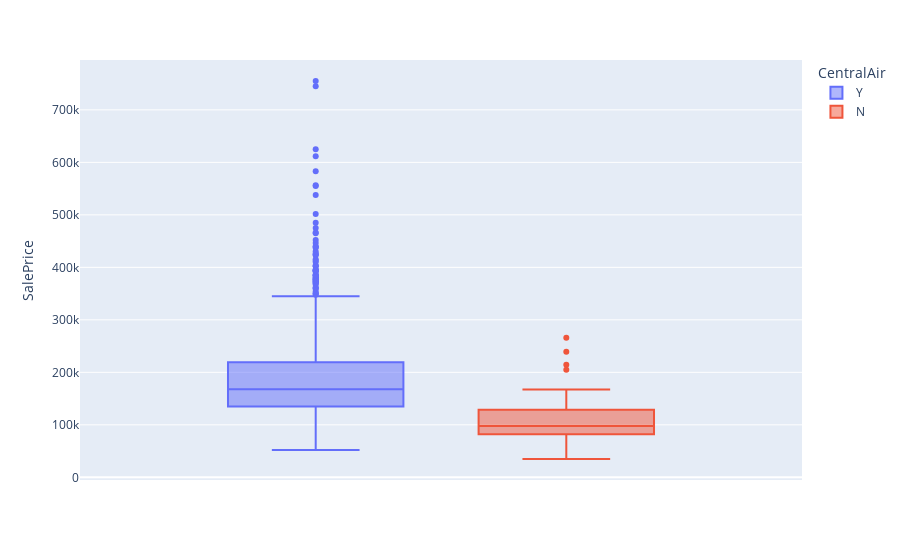

The notebook cell this image was saved under:
### Code cell
px.box(df, y='SalePrice', color='CentralAir')

### Figure 1 — Plotly figure (JSON) as saved in the notebook; plotly's stock layout.template omitted (floating-point values rounded to 4 significant figures; data arrays with more than 128 entries replaced by an {"elided": "..."} marker saying what was removed)
{"data": [{"alignmentgroup": "True", "hovertemplate": "CentralAir=Y<br>SalePrice=%{y}<extra></extra>", "legendgroup": "Y", "marker": {"color": "#636efa"}, "name": "Y", "notched": false, "offsetgroup": "Y", "orientation": "v", "showlegend": true, "type": "box", "x0": " ", "xaxis": "x", "y": {"elided": "1365 int values"}, "y0": " ", "yaxis": "y"}, {"alignmentgroup": "True", "hovertemplate": "CentralAir=N<br>SalePrice=%{y}<extra></extra>", "legendgroup": "N", "marker": {"color": "#EF553B"}, "name": "N", "notched": false, "offsetgroup": "N", "orientation": "v", "showlegend": true, "type": "box", "x0": " ", "xaxis": "x", "y": [68500, 40000, 82000, 110000, 101000, 107400, 136500, 85000, 133900, 83000, 115000, 84500, 79000, 98000, 107000, 79000, 137000, 73000, 205000, 135900, 87000, 214500, 78000, 87500, 95000, 61000, 76000, 145000, 239000, 126000, 90350, 118000, 98000, 160000, 34900, 96500, 106250, 39300, 128000, 131500, 114504, 67000, 60000, 103600, 87000, 55000, 129000, 163000, 93500, 265979, 98000, 106000, 55993, 93000, 140000, 141000, 109500, 118500, 106500, 88000, 145000, 35311, 145000, 37900, 135000, 167500, 125000, 91000, 82000, 100000, 85000, 84000, 90000, 92900, 60000, 102000, 94000, 80000, 80500, 137900, 130000, 129500, 122000, 107500, 72500, 55000, 52500, 122000, 91000, 58500, 136000, 163000, 90000, 121000, 112000], "y0": " ", "yaxis": "y"}], "layout": {"boxmode": "group", "legend": {"title": {"text": "CentralAir"}, "tracegroupgap": 0}, "margin": {"t": 60}, "xaxis": {"anchor": "y", "domain": [0, 1]}, "yaxis": {"anchor": "x", "domain": [0, 1], "title": {"text": "SalePrice"}}}}
